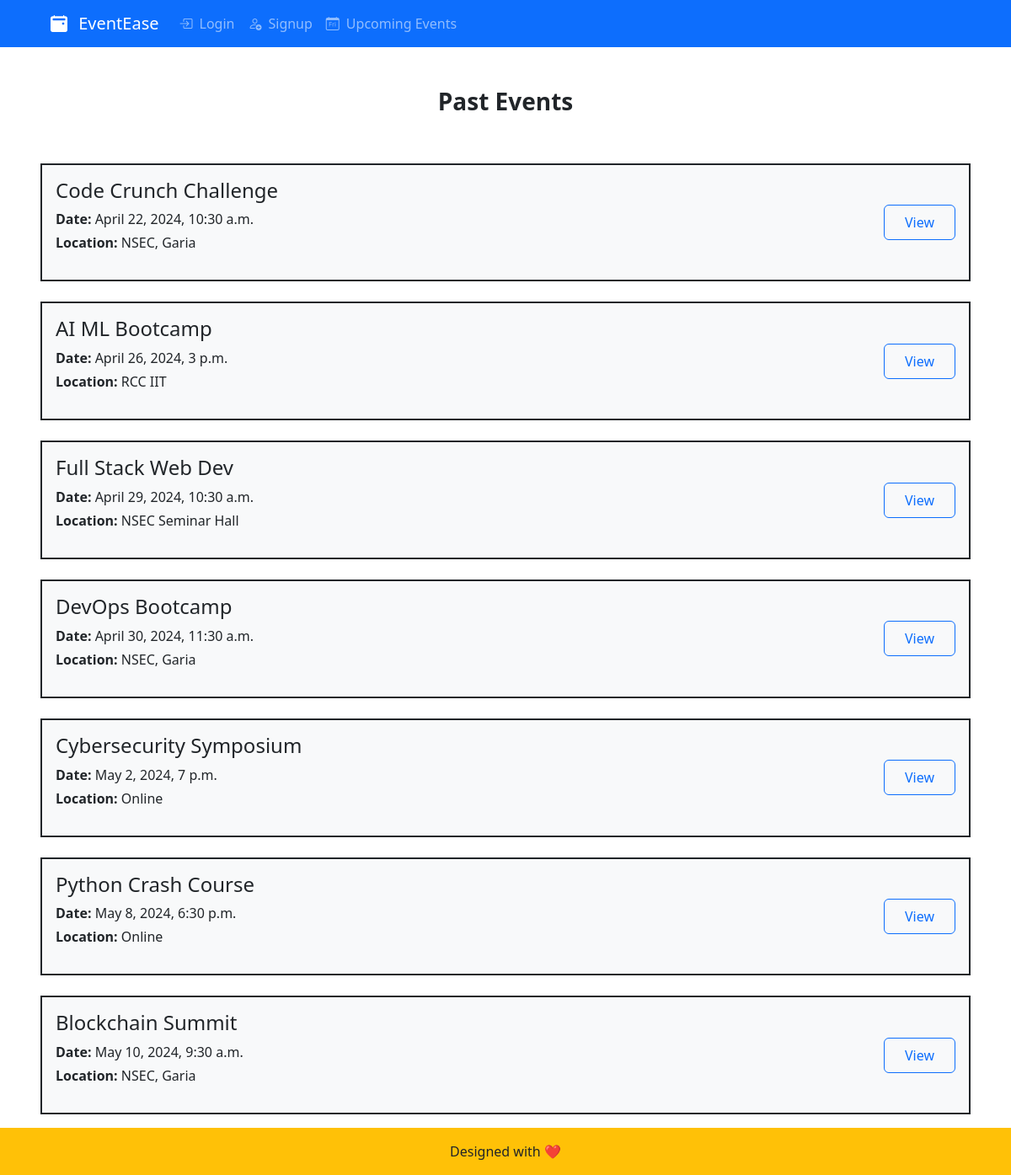
The app's page /events/past/, older data.
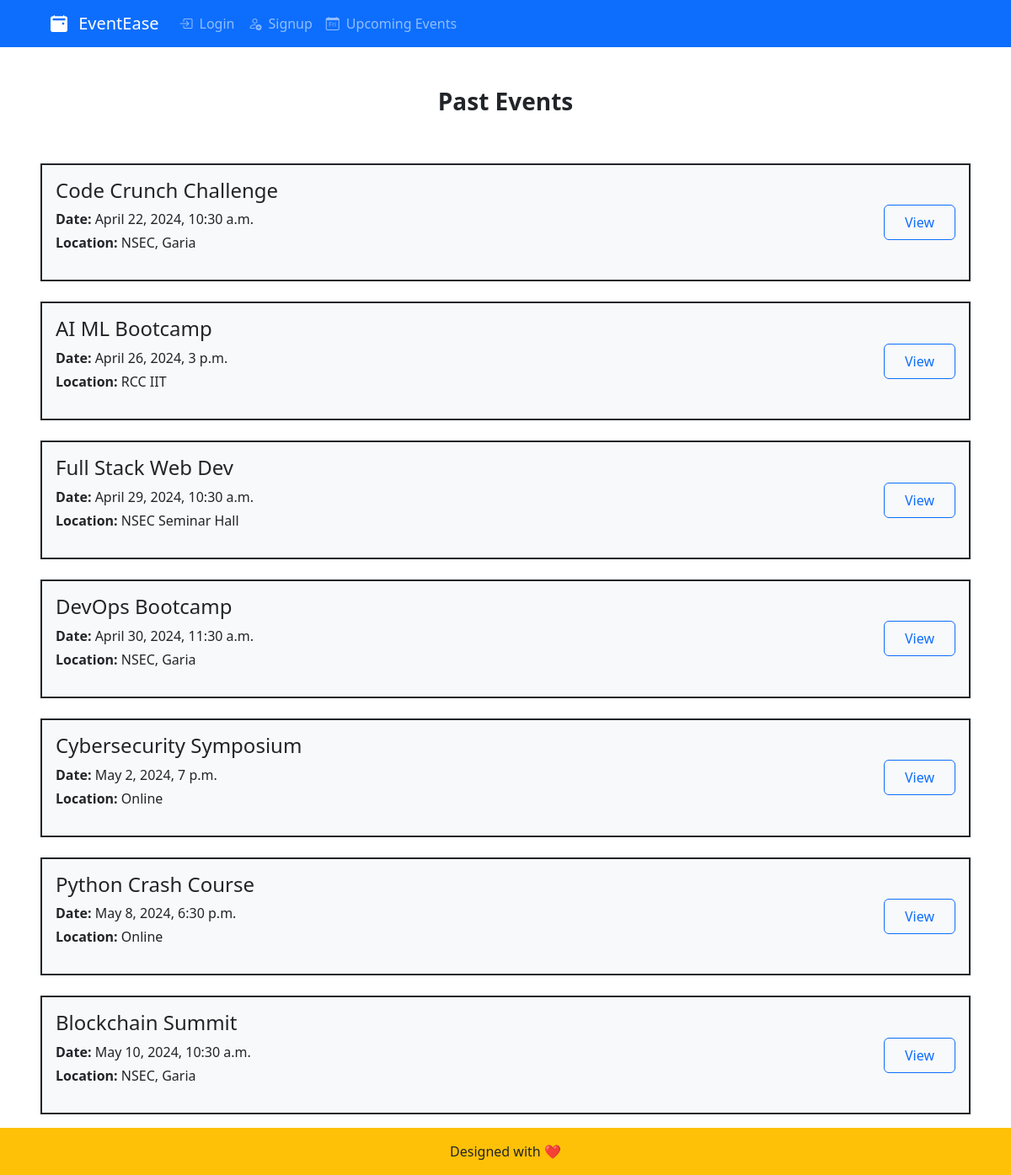
The same page, newer data.
### events/models.py (models this page shows, shortened)
class Event(models.Model):
    title = models.CharField(max_length=200)
    description = models.TextField()
    date = models.DateTimeField()
    location = models.CharField(max_length=200)
    user = models.ForeignKey(User, on_delete=models.CASCADE, null=True)
    max_participants = models.IntegerField(default=5)
    num_participants = models.IntegerField(default=0)

### events/views.py (the view)
# urls.py: path("past/", views.past_events, name="past_events"),
def past_events(request):
    events = Event.objects.filter(date__lt=timezone.now()).order_by("date")
    context = {"events": events}
    return render(request, "events/past_events.html", context)

### events/templates/events/past_events.html (shortened to what this page needs)
{% extends "events/layout.html" %}
{% block content %}
<section class="px-lg-5 py-5 text-center">
  <div class="container mb-5">
    <div class="d-flex justify-content-center align-items-center">
      <div class="col">
        <h1 class="fs-3 fw-bold">Past Events</h1>
      </div>
    </div>
  </div>
  {% for event in events %}
<div class="container my-4 bg-light p-3 border border-dark border-2">
  <div class="row align-items-center">
    <div class="col-md-8 text-md-start">
      <h2 class="fs-4 mb-2">{{ event.title }}</h2>
      <p class="mb-1"><strong>Date:</strong> {{ event.date }}</p>
      <p><strong>Location:</strong> {{ event.location }}</p>
    </div>
    <div class="col-md-4 text-md-end mt-2 mt-md-0">
      <a href="{% url 'view_events' event.id %}" class="btn btn-outline-primary py-2 px-4">View</a>
    </div>
  </div>
</div>
{% empty %}
<p>No Past Events Available</p>
{% endfor %}
</section>
{% endblock %}

Row changes from the older to the newer data that the page shows:
changed Event "Blockchain Summit": date "May 10, 2024, 9:30 a.m." → "May 10, 2024, 10:30 a.m."
